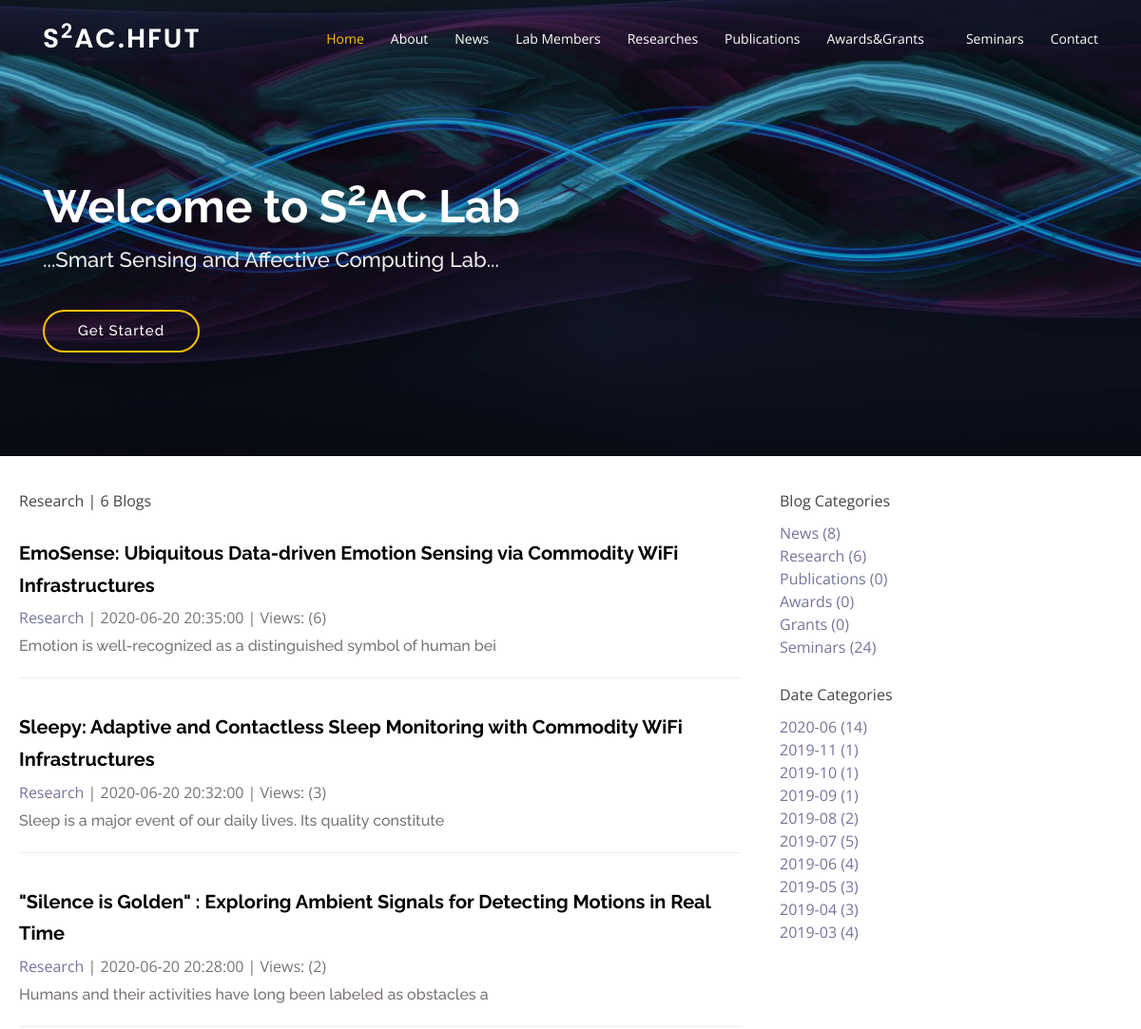
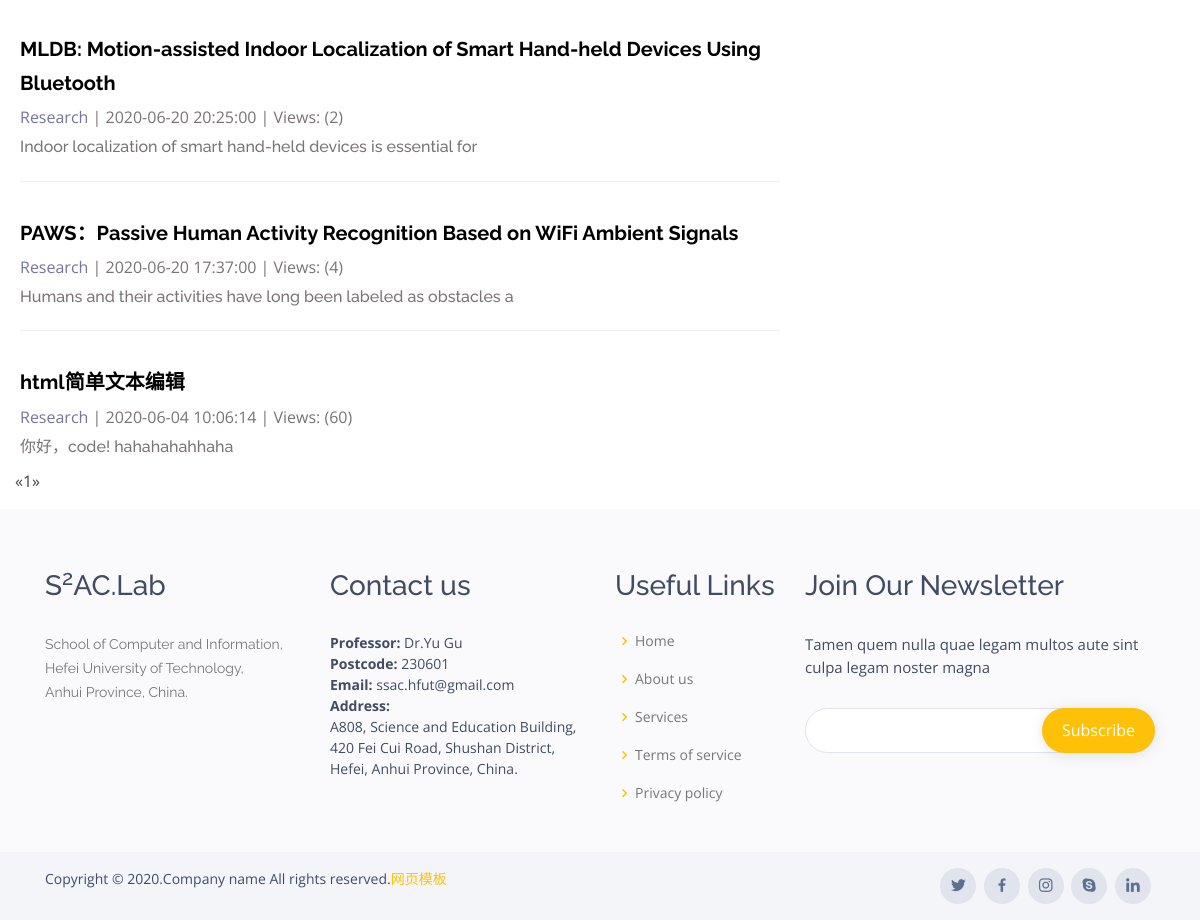
The app's page /article/type/2 with its own data (2 pictures, top to bottom).
### s2aclab/models.py (models this page shows, shortened)
class ArticleType(models.Model):
    type_name = models.CharField(max_length=20)
    def __str__(self):
        return self.type_name

class Articles(models.Model, ReadNumExpandMethod):
    title = models.CharField(max_length=100)
    article_type = models.ForeignKey(ArticleType,on_delete=models.DO_NOTHING,related_name='art_art')
    content = RichTextUploadingField(config_name='upload_ckeditor')
    author = models.ForeignKey(User, on_delete=models.DO_NOTHING)
    created_time = models.DateTimeField(auto_now_add=False)
    last_updated_time = models.DateTimeField(auto_now=True)
    read_details = GenericRelation(ReadDetails)  # content_object = GenericForeignKey('content_type', 'object_id')
    class Meta: # 排序
        ordering = ['-created_time']

### read_statistics/models.py (models this page shows)
class ReadNum(models.Model):
    read_num = models.IntegerField(default=0)
    content_type = models.ForeignKey(ContentType, on_delete=models.DO_NOTHING)
    object_id = models.PositiveIntegerField()
    content_object = GenericForeignKey('content_type', 'object_id')

### s2aclab/views.py (the view)
# urls.py: path('type/<int:art_type_pk>', views.article_with_type, name='article_with_type'),
def article_with_type(request, art_type_pk):
    article_type = get_object_or_404(ArticleType, pk=art_type_pk)
    articles_all_list = Articles.objects.filter(article_type=article_type)
    context = get_all_common_data(request,articles_all_list)
    print(f'art_type_pk={article_type}')
    print(f'type_art_type_pk={type(article_type)}')
    print(f'dir_art_type_pk={dir(article_type)}')
    context['article_type'] = article_type
    return render(request, 'article_with_type.html', context)

### s2aclab/templates/article_with_type.html (shortened to what this page needs)
{% extends 'articles_list.html' %}
{% load static%}
{% block article_list_title %}
        {{ article_type.type_name }} | {{ page_of_articles.paginator.count }} Blogs<a href="{% url 'articles_list' %}"></a></a>
{% endblock %}

### s2aclab/templates/articles_list.html (shortened to what this page needs)
{% extends 'base.html' %}
{% load static %}
{% block header_extends %}
    <link rel="stylesheet" href="{% static 's2aclab/article_type.css' %}">
{% endblock %}
{% block content %}
<section id="hero-other" class="d-flex align-items-center justify-content-center" >
    <div class="container position-relative">
        <h1>Welcome to S<sup>2</sup>AC Lab</h1>
        <h2>...Smart Sensing and Affective Computing Lab...</h2>
        <a href="#article-list-section" class="btn-get-started scrollto">Get Started</a>
    </div>
</section>
<section id="article-list-section">
    <div class="container-fluid">
        <div class="row">
            <div class="col-xs-12 col-sm-6 col-md-8">
                <div class="panel panel-default">
                    <div class="panel-heading">
                        {% block article_list_title %}Blog List | {{ page_of_articles.paginator.count }} blogs{% endblock %}
                    </div>
                    <div class="panel-body">
                        {% for article in page_of_articles.object_list %}
                            <div class="article">
                                <h3 id="title"><a href="{% url 'article_details' article.pk %}">{{ article.title }}</a></h3>
                                <p class="article_info">
                                    <a href="{% url 'article_with_type' article.article_type.pk %}">{{article.article_type}}</a>
                                    | {{ article.created_time| date:"Y-m-d H:i:s"}} | Views: ({{ article.get_read_num }})
                                </p>
                                <h3 id='bd'>{{ article.content|striptags|truncatechars:65 }}</h3>
                            </div>
                        {% empty %}
                            <div class="article">
                                <h3>--No more--</h3>
                            </div>
                        {% endfor %}
                    </div>
                </div>
                <nav aria-label="Page navigation">
                    <ul class="pagination">
                        <li>
                            {% if page_of_articles.has_previous %}
                                <a href="?page={{ page_of_articles.previous_page_number }}" aria-label="Previous">
                                    <span aria-hidden="true">&laquo;</span>
                                </a>
                            {% else %}
                                <span aria-hidden="true">&laquo;</span>
                            {% endif %}
                        </li>
                        {% for page_index in page_range %}
                            {% if page_index == page_of_articles.number %}
                                <li class="active"><span>{{ page_index}}</span></li>
                            {% else %}
                                {% if page_index == '...' %}
                                    <li><span>{{page_index}}</span></li>
                                {% else %}
                                     <li><a href="?page={{ page_index }}">{{ page_index}}</a></li>
                                {% endif %}
                            {% endif %}
                        {% endfor %}
                        <li>
                            {% if page_of_articles.has_next %}
                            <a href="?page={{ page_of_articles.next_page_number }}" aria-label="Next">
                                <span aria-hidden="true">&raquo;</span>
                            </a>
                            {% else %}
                                <span aria-hidden="true">&raquo;</span>
                            {% endif %}
                        </li>
                    </ul>
                </nav>
            </div>
            <div class="col-xs-6 col-md-4">
                <div class="panel panel-default">
                    <div class="panel-heading">Blog Categories</div>
                    <div class="panel-body">
                        <ul class="article_type">
                            {% for type in article_types %}
                            <li>
                                <a href="{% url 'article_with_type' type.pk %}">
                                    {{ type.type_name }} ({{type.article_count}})
                                </a>
                            </li>
                            {% empty %}
                            <li></li>
                            {% endfor %}
                        </ul>
                    </div>
                </div>
                <div class="panel panel-default">
                    <div class="panel-heading">Date Categories</div>
                    <div class="panel-body">
                        <ul class="article_date">
                            {% for article_date,article_count in article_dates.items %}
                            <li>
                                <a href="{% url 'article_with_date' article_date.year article_date.month %}">
                                    {{ article_date| date:"Y-m" }} ({{article_count}})
                                </a>
                            </li>
                            {% empty %}
                            <li></li>
                            {% endfor %}
                        </ul>
                    </div>
                </div>
            </div>
        </div>
    </div>
</section>
{% endblock %}

### templates/base.html (shortened to what this page needs)
{% load static %}
<!DOCTYPE html>
<html lang="zh-CN">
<head>
    <link rel="stylesheet" href='{% static 'base.css' %}'>
    <link href="{% static 'assets/vendor/bootstrap/css/bootstrap.min.css'%}" rel="stylesheet">
    <link href="{% static 'assets/vendor/icofont/icofont.min.css'%}" rel="stylesheet">
    <link href="{% static 'assets/vendor/boxicons/css/boxicons.min.css'%}" rel="stylesheet">
    <link href="{% static 'assets/vendor/owl.carousel/assets/owl.carousel.min.css'%}" rel="stylesheet">
    <link href="{% static 'assets/vendor/venobox/venobox.css'%}" rel="stylesheet">
    <link href="{% static 'assets/css/style.css'%}" rel="stylesheet">
    {% block header_extends %}
    {% endblock%}
</head>
<body>
<header id="header" class="fixed-top" >
    <div class="container d-flex align-items-center">
        <h1 class="logo mr-auto"><a href="{% url 'home' %}">S<sup>2</sup>AC.HFUT</a></h1>
        <nav class="nav-menu d-none d-lg-block">
            <ul>
                <li class="active"><a href="{% url 'home' %}">Home</a></li>
                <li><a href="{% url 'home' %}#about">About</a></li>
                <li><a href="{% url 'articles_list'%}type/1">News</a></li>
                <li><a href="{% url 'home'%}#team">Lab Members</a></li>
                <li><a href="{% url 'articles_list'%}type/2">Researches</a></li>
                <li><a href="{% url 'articles_list'%}type/3">Publications</a></li>
                <li class="drop-down"><a href="">Awards&Grants</a>
                </li>
                <li><a href="{% url 'articles_list'%}type/7">Seminars</a></li>
                <li><a href="{% url 'home'%}#contact">Contact</a></li>
            </ul>
        </nav>
    </div>
</header>
    {% block content %}
    {% endblock %}
    <footer id="footer">
        <div class="footer-top">
            <div class="container">
                <div class="row">
                    <div class="col-lg-3 col-md-6 footer-contact">
                        <h3>S<sup>2</sup>AC.Lab</h3><br>
                        <p>
                            School of Computer and Information, <br>
                            Hefei University of Technology, <br>
                            Anhui Province, China. <br><br>
                        </p>
                    </div>
                    <div class="col-lg-3 col-md-6 footer-links">
                        <h3>Contact us</h3><br>
                        <p>
                            <strong>Professor:</strong> Dr.Yu Gu<br>
                            <strong>Postcode:</strong> 230601<br>
                            <strong>Email:</strong> ssac.hfut@gmail.com<br>
                            <strong>Address:</strong> <br>A808, Science and Education Building, <br>420 Fei Cui Road, Shushan District,<br> Hefei, Anhui
                            Province, China.<br>
                        </p>
                    </div>
                    <div class="col-lg-2 col-md-6 footer-links">
                        <h3>Useful Links</h3><br>
                        <ul>
                            <li><i class="bx bx-chevron-right"></i> <a href="#">Home</a></li>
                            <li><i class="bx bx-chevron-right"></i> <a href="#">About us</a></li>
                            <li><i class="bx bx-chevron-right"></i> <a href="#">Services</a></li>
                            <li><i class="bx bx-chevron-right"></i> <a href="#">Terms of service</a></li>
                            <li><i class="bx bx-chevron-right"></i> <a href="#">Privacy policy</a></li>
                        </ul>
                    </div>
                    <div class="col-lg-4 col-md-6 footer-newsletter">
                        <h3>Join Our Newsletter</h3><br>
                        <p>Tamen quem nulla quae legam multos aute sint culpa legam noster magna</p>
                        <form action="" method="post">
                            <input type="email" name="email"><input type="submit" value="Subscribe">
                        </form>
                    </div>
                </div>
            </div>
        </div>
        <div class="container d-md-flex py-4" style="  padding-top: 1rem!important; padding-bottom: 1rem!important;">
            <div class="mr-md-auto text-center text-md-left">
                <div class="copyright">Copyright &copy; 2020.Company name All rights reserved.<a target="_blank"
                        href="http://sc.chinaz.com/moban/">&#x7F51;&#x9875;&#x6A21;&#x677F;</a></div>
                <div class="credits"></div>
            </div>
            <div class="social-links text-center text-md-right pt-3 pt-md-0">
                <a href="#" class="twitter"><i class="bx bxl-twitter"></i></a>
                <a href="#" class="facebook"><i class="bx bxl-facebook"></i></a>
                <a href="#" class="instagram"><i class="bx bxl-instagram"></i></a>
                <a href="#" class="google-plus"><i class="bx bxl-skype"></i></a>
                <a href="#" class="linkedin"><i class="bx bxl-linkedin"></i></a>
            </div>
        </div>
    </footer>
</body>
</html>

### records on screen
ArticleType: type_name "Research", article_count "6"
Articles: title "EmoSense: Ubiquitous Data-driven Emotion Sensing via Commodity WiFi Infrastructures", article_type "Research", created_time "2020-06-20 20:35:00", get_read_num "6", content "Emotion is well-recognized as a distinguished symbol of human bei"
Articles: title "Sleepy: Adaptive and Contactless Sleep Monitoring with Commodity WiFi Infrastructures", article_type "Research", created_time "2020-06-20 20:32:00", get_read_num "3", content "Sleep is a major event of our daily lives. Its quality constitute"
Articles: title "\"Silence is Golden\" : Exploring Ambient Signals for Detecting Motions in Real Time", article_type "Research", created_time "2020-06-20 20:28:00", get_read_num "2", content "Humans and their activities have long been labeled as obstacles a"
Articles: title "MLDB: Motion-assisted Indoor Localization of Smart Hand-held Devices Using Bluetooth", article_type "Research", created_time "2020-06-20 20:25:00", get_read_num "2", content "Indoor localization of smart hand-held devices is essential for"
Articles: title "PAWS：Passive Human Activity Recognition Based on WiFi Ambient Signals", article_type "Research", created_time "2020-06-20 17:37:00", get_read_num "4", content "Humans and their activities have long been labeled as obstacles a"
Articles: title "html简单文本编辑", article_type "Research", created_time "2020-06-04 10:06:14", get_read_num "60", content "你好，code! hahahahahhaha"
ArticleType: type_name "News", article_count "8"
ArticleType: type_name "Publications", article_count "0"
ArticleType: type_name "Awards", article_count "0"
ArticleType: type_name "Grants", article_count "0"
ArticleType: type_name "Seminars", article_count "24"

### other values on screen
{{ page_of_articles.paginator.count }} "6"
{{ page_index }} "1"
{{ article_date| date:"Y-m" }} "2020-06" "2019-11" "2019-10" "2019-09" "2019-08" "2019-07" "2019-06" "2019-05" "2019-04" "2019-03"
{{ article_count }} "14" "1" "1" "1" "2" "5" "4" "3" "3" "4"
